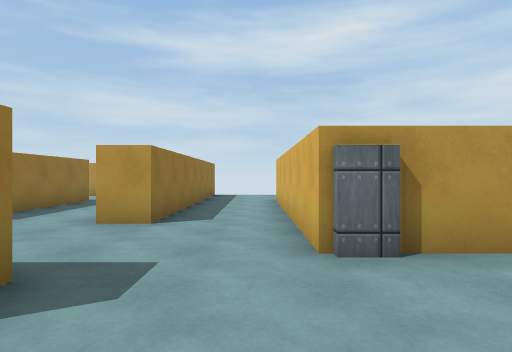
View 1 (above)

16 first-person views from a walk through a scene from a Unity 3-D project. The camera is 1.3 m above the floor, looks level and sees 75° across. Doors are open. The floor is counted in squares, 2 m on a side. Each view is taken from the middle of a square. On the plan, view 1 faces up. The plan holds only what a view shows up to about 10 squares ahead; the rest is blank. The player character is not drawn. Surface patterns are stand-ins for the level's own textures.

View 2
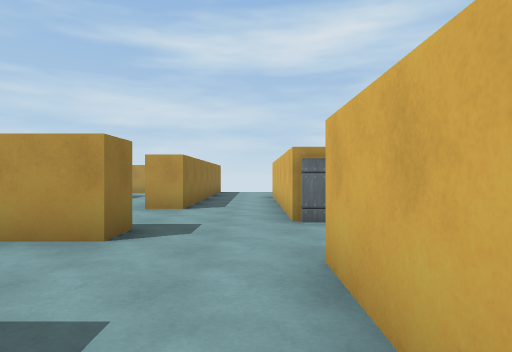

View 3
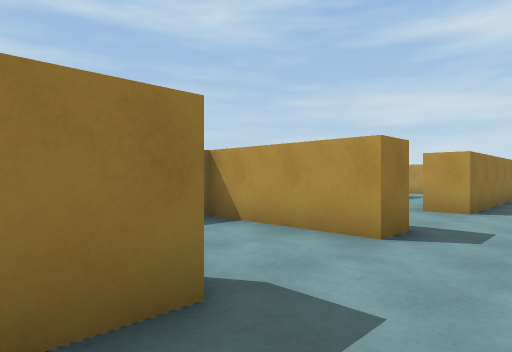

View 4
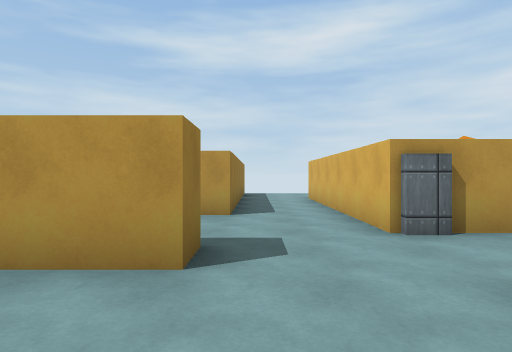

View 5
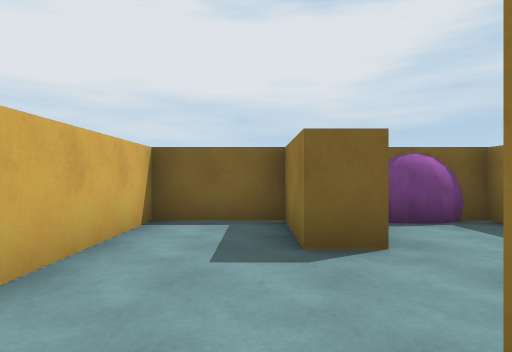

View 6
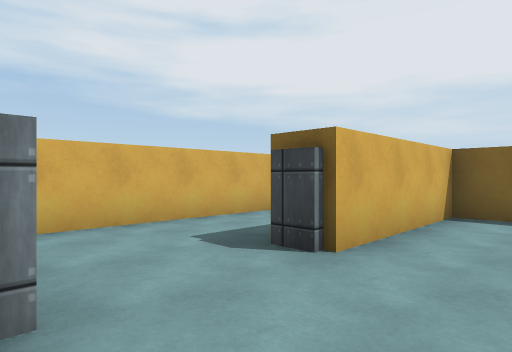

View 7
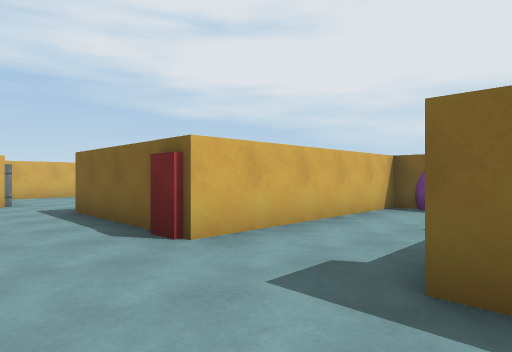

View 8
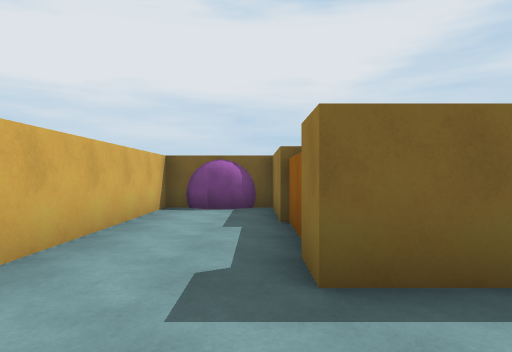

View 9
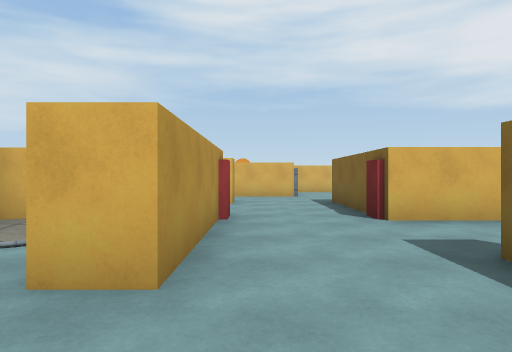

View 10
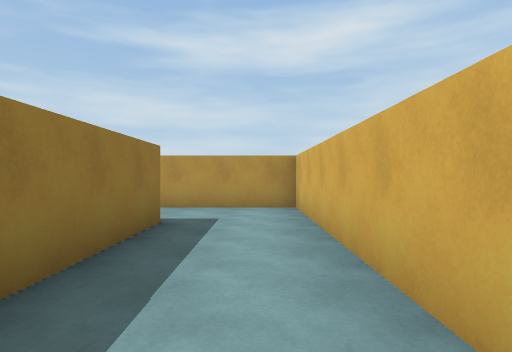

View 11
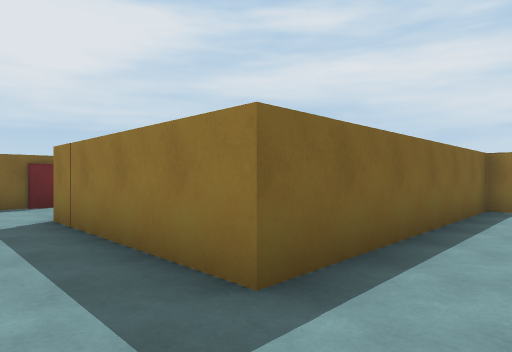

View 12
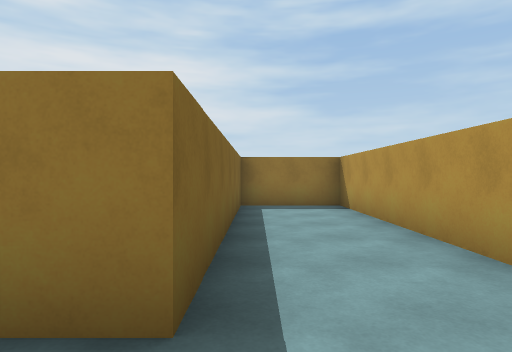

View 13
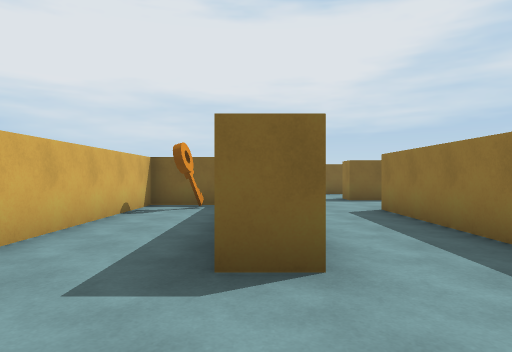

View 14
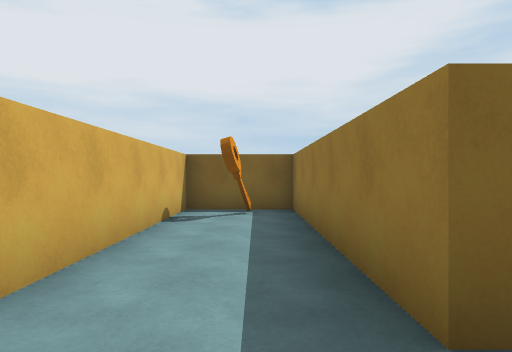

View 15
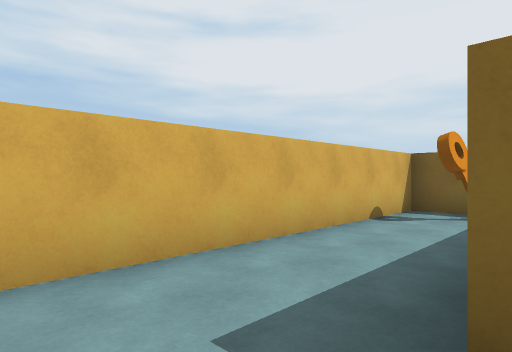

View 16
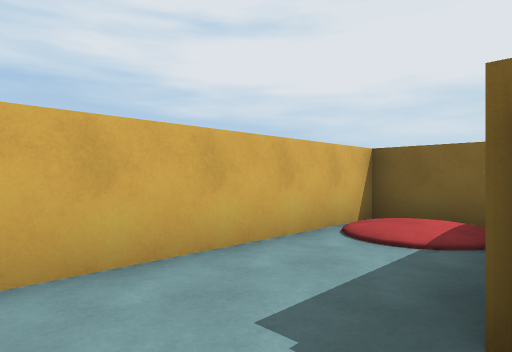

### Floor plan
Key: @ floor where view 1 was taken; # wall or solid block; . floor; / step, stairs or slope; D open door; O other object.
Columns run from 11 left of view 1 to 4 right of it. Each row starts with its distance up from view 1.
 11 ##########  .
 10 #........#.....
  9 #........#DD.DD
  8 #######..#DD#DD#
  7     //#..#..#..#
  6    .//#..#..#..#
  5   .####..#..#..#
  4  ...........#O.#
  3   ..........####
  2   ##..####.....#
  1    #..#........#
  0    #..#....@#..#
 -1    #..#..#..#/##
 -2    #..#..#..#/#
 -3    ############

Positions as (right, up) in squares from view 1, and headings:
1: (0, 0), facing up
2: (0, -2), facing up
3: (0, -2), facing up-left
4: (-1, -1), facing up
5: (-1, 2), facing down
6: (-1, 3), facing down-right
7: (-8, 4), facing down-right
8: (-7, 4), facing down
9: (-10, 4), facing right
10: (-3, 4), facing up
11: (-3, 10), facing down-left
12: (-3, 9), facing left
13: (1, 11), facing down
14: (2, 10), facing down
15: (1, 10), facing down-right
16: (1, 2), facing down-right
